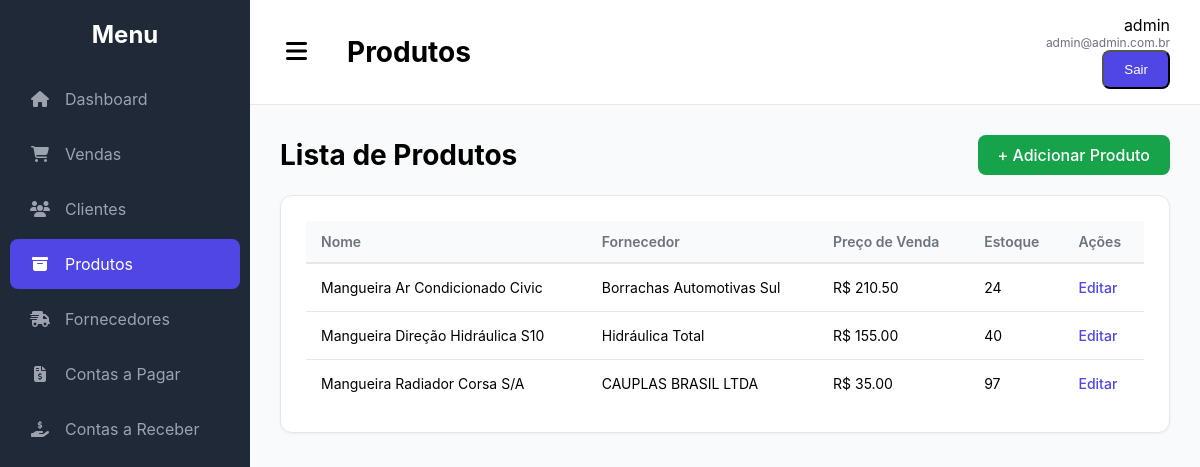
/produtos/ (signed in), run on an earlier commit of the app's database.
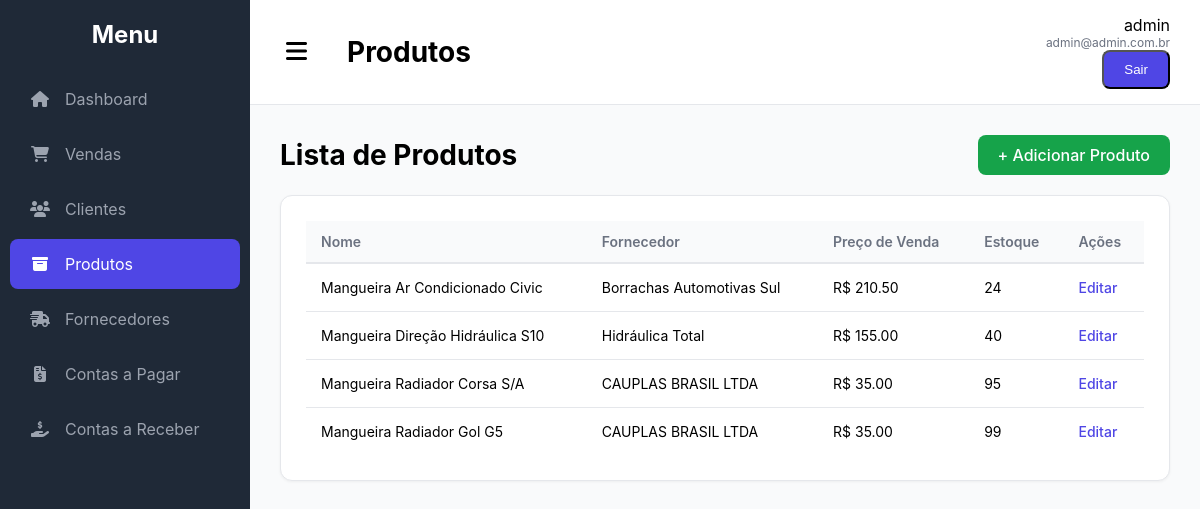
And on a later commit of the database.
### core/models.py (models this page shows, shortened)
class Produto(models.Model):
    nome = models.CharField(max_length=200)
    descricao = models.TextField(blank=True, null=True)
    fornecedor = models.ForeignKey(Fornecedor, on_delete=models.SET_NULL, null=True, blank=True, related_name='produtos')
    categoria = models.ForeignKey(Categoria, on_delete=models.SET_NULL, null=True, blank=True, related_name='produtos_da_categoria')
    preco_compra = models.DecimalField(max_digits=10, decimal_places=2)
    preco_venda = models.DecimalField(max_digits=10, decimal_places=2)
    quantidade_estoque = models.IntegerField(default=0)
    data_cadastro = models.DateTimeField(auto_now_add=True)
    class Meta:
        verbose_name = "Produto"
        verbose_name_plural = "Produtos"
        ordering = ['nome']

class Fornecedor(models.Model):
    nome_empresa = models.CharField(max_length=255)
    contato_nome = models.CharField(max_length=255, blank=True)
    telefone = models.CharField(max_length=20, blank=True)
    email = models.EmailField(blank=True)
    class Meta:
        verbose_name = "Fornecedor"
        verbose_name_plural = "Fornecedores"
        ordering = ['nome_empresa']

### core/views.py (the view)
# urls.py: path('produtos/', views.lista_produtos_view, name='lista_produtos'),
@login_required
def lista_produtos_view(request):
    produtos = Produto.objects.all().select_related('categoria', 'fornecedor')
    return render(request, 'core/lista_produtos.html', {'produtos': produtos})

### core/templates/core/lista_produtos.html
{% extends 'core/base.html' %}
{% block page_title %}Produtos{% endblock %}
{% block content %}
<div class="page-header">
    <h1>Lista de Produtos</h1>
    <a href="{% url 'produto_novo' %}" class="btn btn-success">+ Adicionar Produto</a>
</div>
<div class="content-card">
    <table class="styled-table">
        <thead>
            <tr>
                <th>Nome</th>
                <th>Fornecedor</th>
                <th>Preço de Venda</th>
                <th>Estoque</th>
                <th class="actions">Ações</th>
            </tr>
        </thead>
        <tbody>
            {% for produto in produtos %}
            <tr>
                <td>{{ produto.nome }}</td>
                <td>{{ produto.fornecedor.nome_empresa|default:"N/A" }}</td>
                <td>R$ {{ produto.preco_venda }}</td>
                <td>{{ produto.quantidade_estoque }}</td>
                <td class="actions"><a href="{% url 'produto_editar' pk=produto.pk %}">Editar</a></td>
            </tr>
            {% empty %}
            <tr>
                <td colspan="5" style="text-align: center;">Nenhum produto cadastrado.</td>
            </tr>
            {% endfor %}
        </tbody>
    </table>
</div>
{% endblock %}

What changed in the data, as far as the page shows it:
changed Produto "Mangueira Radiador Corsa S/A": quantidade_estoque "97" → "95"
added Produto: nome "Mangueira Radiador Gol G5", fornecedor.nome_empresa "CAUPLAS BRASIL LTDA", preco_venda "35.00", quantidade_estoque "99"
